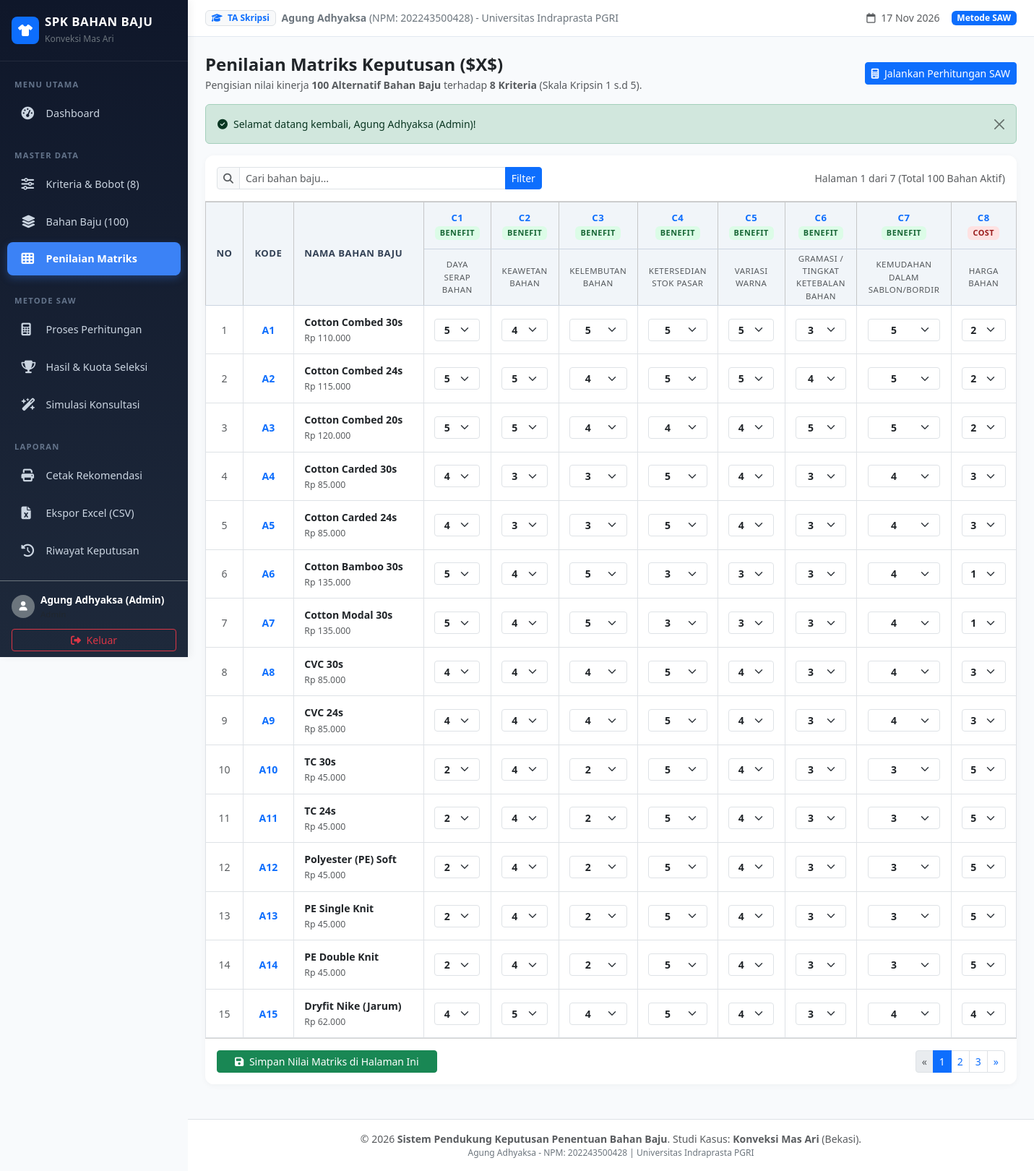
Page /?page=penilaian (signed in) on the committed database.
### tables this page shows
CREATE TABLE `kriteria` (
    `id_kriteria` INT AUTO_INCREMENT PRIMARY KEY,
    `kode_kriteria` VARCHAR(10) NOT NULL UNIQUE,
    `nama_kriteria` VARCHAR(100) NOT NULL,
    `jenis` ENUM('benefit', 'cost') NOT NULL,
    `bobot` DECIMAL(8, 4) NOT NULL,
    `bobot_normalisasi` DECIMAL(8, 4) NULL,
    `keterangan` TEXT NULL,
    `created_at` TIMESTAMP DEFAULT CURRENT_TIMESTAMP
);

CREATE TABLE `bahan` (
    `id_bahan` INT AUTO_INCREMENT PRIMARY KEY,
    `kode_bahan` VARCHAR(10) NOT NULL UNIQUE,
    `nama_bahan` VARCHAR(100) NOT NULL,
    `deskripsi` TEXT NULL,
    `foto` VARCHAR(255) NULL,
    `harga_referensi` DECIMAL(12, 2) NULL,
    `status` ENUM('Aktif', 'Nonaktif') DEFAULT 'Aktif',
    `created_at` TIMESTAMP DEFAULT CURRENT_TIMESTAMP
);

### controllers/PenilaianController.php (called while the page is built, shortened)
<?php
require_once __DIR__ . '/../core/Auth.php';
class PenilaianController {
    public function index(): void {
        $db = Database::getConnection();
        $search = trim($_GET['q'] ?? '');
        $page = max(1, (int)($_GET['p'] ?? 1));
        $perPage = 15;
        $kriteriaList = $db->query("SELECT * FROM kriteria ORDER BY id_kriteria ASC")->fetchAll();
        $params = [];
        $whereSql = "WHERE status = 'Aktif'";
        $stmtCount = $db->prepare("SELECT COUNT(*) FROM bahan $whereSql");
        $stmtCount->execute($params);
        $totalItems = (int)$stmtCount->fetchColumn();
        $totalPages = ceil($totalItems / $perPage);
        $offset = ($page - 1) * $perPage;
        $stmtBahan = $db->prepare("SELECT * FROM bahan $whereSql ORDER BY id_bahan ASC LIMIT $perPage OFFSET $offset");
        $stmtBahan->execute($params);
        $bahanList = $stmtBahan->fetchAll();
        $bahanIds = array_column($bahanList, 'id_bahan');
        $matriksNilai = [];
        if (!empty($bahanIds)) {
            $inClause = implode(',', array_fill(0, count($bahanIds), '?'));
            $stmtNilai = $db->prepare("SELECT * FROM nilai_alternatif WHERE id_bahan IN ($inClause)");
            $stmtNilai->execute($bahanIds);
            foreach ($stmtNilai->fetchAll() as $n) {
                $matriksNilai[$n['id_bahan']][$n['id_kriteria']] = (float)$n['nilai'];
            }
        }
        $flashSuccess = Auth::getFlash('success');
        require __DIR__ . '/../views/penilaian/index.php';
    }
}

### core/Auth.php (called while the page is built, shortened)
<?php
class Auth {
    public static function getFlash(string $type): ?string {
        if (isset($_SESSION['flash_' . $type])) {
            $msg = $_SESSION['flash_' . $type];
            return $msg;
        }
        return null;
    }
}

### views/penilaian/index.php (the view, shortened to what this page needs)
<?php
require_once __DIR__ . '/../layouts/header.php';
require_once __DIR__ . '/../layouts/sidebar.php';
?>
<div class="container-fluid p-0">
    <div class="d-flex flex-wrap justify-content-between align-items-center mb-3 gap-2">
        <div>
            <h4 class="fw-bold mb-1 text-dark">Penilaian Matriks Keputusan ($X$)</h4>
            <p class="text-muted small mb-0">
                Pengisian nilai kinerja <strong>100 Alternatif Bahan Baju</strong> terhadap <strong>8 Kriteria</strong> (Skala Kripsin 1 s.d 5).
            </p>
        </div>
        <div>
            <a href="<?= BASE_URL ?>?page=spk&action=proses" class="btn btn-primary btn-sm">
                <i class="fa-solid fa-calculator me-1"></i> Jalankan Perhitungan SAW
            </a>
        </div>
    </div>
    <?php if (!empty($flashSuccess)): ?>
        <div class="alert alert-success alert-dismissible fade show small" role="alert">
            <i class="fa-solid fa-circle-check me-2"></i><?= htmlspecialchars($flashSuccess) ?>
            <button type="button" class="btn-close" data-bs-dismiss="alert" aria-label="Close"></button>
        </div>
    <?php endif; ?>
    <div class="card card-table mb-4">
        <div class="card-header bg-white py-3">
            <form action="<?= BASE_URL ?>" method="GET" class="row g-2 align-items-center">
                <div class="col-md-5">
                    <div class="input-group input-group-sm">
                        <span class="input-group-text bg-light"><i class="fa-solid fa-magnifying-glass text-muted"></i></span>
                        <input type="text" name="q" class="form-control" placeholder="Cari bahan baju..." value="<?= htmlspecialchars($search) ?>">
                        <button class="btn btn-primary" type="submit">Filter</button>
                    </div>
                </div>
                <div class="col-md-7 text-md-end text-muted small">
                    Halaman <?= $page ?> dari <?= max(1, $totalPages) ?> (Total <?= $totalItems ?> Bahan Aktif)
                </div>
            </form>
        </div>
        <form action="<?= BASE_URL ?>?page=penilaian&action=update" method="POST">
            <div class="table-responsive">
                <table class="table table-hover table-bordered align-middle mb-0 text-center">
                    <thead class="table-light">
                        <tr>
                            <th rowspan="2" width="50" class="align-middle">No</th>
                            <th rowspan="2" width="70" class="align-middle">Kode</th>
                            <th rowspan="2" class="text-start align-middle" style="min-width: 180px;">Nama Bahan Baju</th>
                            <?php foreach ($kriteriaList as $k): ?>
                                <th class="align-middle">
                                    <div class="fw-bold text-primary"><?= htmlspecialchars($k['kode_kriteria']) ?></div>
                                    <small class="badge <?= ($k['jenis'] === 'benefit') ? 'badge-benefit' : 'badge-cost' ?>" style="font-size: 0.68rem;">
                                        <?= ucfirst($k['jenis']) ?>
                                    </small>
                                </th>
                            <?php endforeach; ?>
                        </tr>
                        <tr>
                            <?php foreach ($kriteriaList as $k): ?>
                                <th class="small text-muted fw-normal py-1" style="font-size: 0.72rem; min-width: 90px;">
                                    <?= htmlspecialchars($k['nama_kriteria']) ?>
                                </th>
                            <?php endforeach; ?>
                        </tr>
                    </thead>
                    <tbody>
                        <?php if (!empty($bahanList)): ?>
                            <?php $no = $offset + 1; foreach ($bahanList as $b): ?>
                                <tr>
                                    <td class="text-muted small"><?= $no++ ?></td>
                                    <td class="fw-bold text-primary"><?= htmlspecialchars($b['kode_bahan']) ?></td>
                                    <td class="text-start">
                                        <div class="fw-semibold text-dark"><?= htmlspecialchars($b['nama_bahan']) ?></div>
                                        <small class="text-muted">Rp <?= number_format($b['harga_referensi'], 0, ',', '.') ?></small>
                                    </td>
                                    <?php foreach ($kriteriaList as $k): ?>
                                        <?php
                                            $currVal = $matriksNilai[$b['id_bahan']][$k['id_kriteria']] ?? 3.0;
                                        ?>
                                        <td>
                                            <select name="nilai[<?= $b['id_bahan'] ?>][<?= $k['id_kriteria'] ?>]" class="form-select form-select-sm text-center fw-bold">
                                                <option value="1" <?= ($currVal == 1) ? 'selected' : '' ?>>1</option>
                                                <option value="2" <?= ($currVal == 2) ? 'selected' : '' ?>>2</option>
                                                <option value="3" <?= ($currVal == 3) ? 'selected' : '' ?>>3</option>
                                                <option value="4" <?= ($currVal == 4) ? 'selected' : '' ?>>4</option>
                                                <option value="5" <?= ($currVal == 5) ? 'selected' : '' ?>>5</option>
                                            </select>
                                        </td>
                                    <?php endforeach; ?>
                                </tr>
                            <?php endforeach; ?>
                        <?php endif; ?>
                    </tbody>
                </table>
            </div>
            <div class="card-footer bg-white d-flex flex-wrap justify-content-between align-items-center py-3 gap-2">
                <div>
                    <button type="submit" class="btn btn-success btn-sm px-4">
                        <i class="fa-solid fa-floppy-disk me-1"></i> Simpan Nilai Matriks di Halaman Ini
                    </button>
                </div>
                <?php if ($totalPages > 1): ?>
                    <nav>
                        <ul class="pagination pagination-sm mb-0">
                            <li class="page-item <?= ($page <= 1) ? 'disabled' : '' ?>">
                                <a class="page-link" href="<?= BASE_URL ?>?page=penilaian&p=<?= $page - 1 ?>&q=<?= urlencode($search) ?>">&laquo;</a>
                            </li>
                            <?php for ($i = max(1, $page - 2); $i <= min($totalPages, $page + 2); $i++): ?>
                                <li class="page-item <?= ($page == $i) ? 'active' : '' ?>">
                                    <a class="page-link" href="<?= BASE_URL ?>?page=penilaian&p=<?= $i ?>&q=<?= urlencode($search) ?>"><?= $i ?></a>
                                </li>
                            <?php endfor; ?>
                            <li class="page-item <?= ($page >= $totalPages) ? 'disabled' : '' ?>">
                                <a class="page-link" href="<?= BASE_URL ?>?page=penilaian&p=<?= $page + 1 ?>&q=<?= urlencode($search) ?>">&raquo;</a>
                            </li>
                        </ul>
                    </nav>
                <?php endif; ?>
            </div>
        </form>
    </div>
</div>
<?php require_once __DIR__ . '/../layouts/footer.php'; ?>

### assets/css/style.css (style rules this page uses)
:root { --primary-color: #1e3a8a; --primary-light: #3b82f6; --secondary-color: #0f172a; --accent-color: #d97706; --sidebar-width: 260px; --bg-light: #f8fafc; }
body { font-family: 'Segoe UI', system-ui, -apple-system, BlinkMacSystemFont, Roboto, sans-serif; background-color: var(--bg-light); color: #1e293b; margin: 0; padding: 0; }
.card-table { border-radius: 12px; overflow: hidden; border: none; box-shadow: 0 2px 8px rgba(0, 0, 0, 0.04); }
.table thead th { background-color: #f1f5f9; color: #334155; font-weight: 600; font-size: 0.82rem; text-transform: uppercase; letter-spacing: 0.5px; border-bottom: 1px solid #cbd5e1; padding: 0.75rem 0.9rem; vertical-align: middle; }
.table tbody td { padding: 0.75rem 0.9rem; font-size: 0.88rem; vertical-align: middle; }
.badge-benefit { background-color: #dcfce7; color: #166534; font-weight: 600; }
.badge-cost { background-color: #fee2e2; color: #991b1b; font-weight: 600; }

### rows in the picture
kriteria: kode_kriteria "C1", jenis "BENEFIT", nama_kriteria "DAYA SERAP BAHAN", id_kriteria.id_bahan "5", id_kriteria.id_bahan "4", id_kriteria.id_bahan "2"
kriteria: kode_kriteria "C2", jenis "BENEFIT", nama_kriteria "KEAWETAN BAHAN", id_kriteria.id_bahan "4", id_kriteria.id_bahan "5", id_kriteria.id_bahan "3"
kriteria: kode_kriteria "C3", jenis "BENEFIT", nama_kriteria "KELEMBUTAN BAHAN", id_kriteria.id_bahan "5", id_kriteria.id_bahan "4", id_kriteria.id_bahan "3", id_kriteria.id_bahan "2"
kriteria: kode_kriteria "C4", jenis "BENEFIT", nama_kriteria "KETERSEDIAN STOK PASAR", id_kriteria.id_bahan "5", id_kriteria.id_bahan "4", id_kriteria.id_bahan "3"
kriteria: kode_kriteria "C5", jenis "BENEFIT", nama_kriteria "VARIASI WARNA", id_kriteria.id_bahan "5", id_kriteria.id_bahan "4", id_kriteria.id_bahan "3"
kriteria: kode_kriteria "C6", jenis "BENEFIT", nama_kriteria "GRAMASI / TINGKAT KETEBALAN BAHAN", id_kriteria.id_bahan "3", id_kriteria.id_bahan "4", id_kriteria.id_bahan "5"
kriteria: kode_kriteria "C7", jenis "BENEFIT", nama_kriteria "KEMUDAHAN DALAM SABLON/BORDIR", id_kriteria.id_bahan "5", id_kriteria.id_bahan "4", id_kriteria.id_bahan "3"
kriteria: kode_kriteria "C8", jenis "COST", nama_kriteria "HARGA BAHAN", id_kriteria.id_bahan "2", id_kriteria.id_bahan "3", id_kriteria.id_bahan "1", id_kriteria.id_bahan "5", id_kriteria.id_bahan "4"
bahan: kode_bahan "A1", nama_bahan "Cotton Combed 30s", harga_referensi "110.000"
bahan: kode_bahan "A2", nama_bahan "Cotton Combed 24s", harga_referensi "115.000"
bahan: kode_bahan "A3", nama_bahan "Cotton Combed 20s", harga_referensi "120.000"
bahan: kode_bahan "A4", nama_bahan "Cotton Carded 30s", harga_referensi "85.000"
bahan: kode_bahan "A5", nama_bahan "Cotton Carded 24s", harga_referensi "85.000"
bahan: kode_bahan "A6", nama_bahan "Cotton Bamboo 30s", harga_referensi "135.000"
bahan: kode_bahan "A7", nama_bahan "Cotton Modal 30s", harga_referensi "135.000"
bahan: kode_bahan "A8", nama_bahan "CVC 30s", harga_referensi "85.000"
bahan: kode_bahan "A9", nama_bahan "CVC 24s", harga_referensi "85.000"
bahan: kode_bahan "A10", nama_bahan "TC 30s", harga_referensi "45.000"
bahan: kode_bahan "A11", nama_bahan "TC 24s", harga_referensi "45.000"
bahan: kode_bahan "A12", nama_bahan "Polyester (PE) Soft", harga_referensi "45.000"
bahan: kode_bahan "A13", nama_bahan "PE Single Knit", harga_referensi "45.000"
bahan: kode_bahan "A14", nama_bahan "PE Double Knit", harga_referensi "45.000"
bahan: kode_bahan "A15", nama_bahan "Dryfit Nike (Jarum)", harga_referensi "62.000"

### other values in the picture
KONVEKSI_NAME "Konveksi Mas Ari"
$user['nama'] "Agung Adhyaksa (Admin)"
APP_AUTHOR "Agung Adhyaksa"
APP_NPM "202243500428"
APP_INSTITUTION "Universitas Indraprasta PGRI"
$flashSuccess "Selamat datang kembali, Agung Adhyaksa (Admin)!"
$page "1"
max(1, $totalPages) "7"
$totalItems "100"
APP_TITLE "Sistem Pendukung Keputusan Penentuan Bahan Baju"
